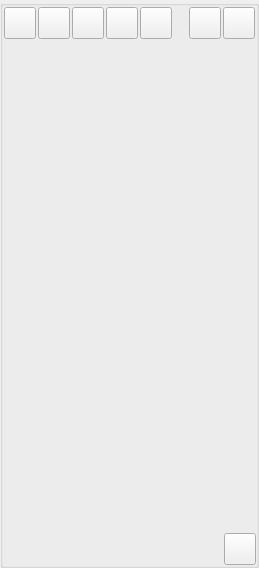
<?xml version="1.0" encoding="UTF-8"?>
<ui version="4.0">
 <class>GuiUserMultiListWidgetUi</class>
 <widget class="QWidget" name="GuiUserMultiListWidgetUi">
  <property name="geometry">
   <rect>
    <x>0</x>
    <y>0</y>
    <width>259</width>
    <height>568</height>
   </rect>
  </property>
  <property name="sizePolicy">
   <sizepolicy hsizetype="Expanding" vsizetype="Expanding">
    <horstretch>0</horstretch>
    <verstretch>0</verstretch>
   </sizepolicy>
  </property>
  <property name="minimumSize">
   <size>
    <width>0</width>
    <height>0</height>
   </size>
  </property>
  <property name="maximumSize">
   <size>
    <width>16777215</width>
    <height>16777215</height>
   </size>
  </property>
  <property name="windowTitle">
   <string>Dialog</string>
  </property>
  <layout class="QGridLayout" name="gridLayout_2">
   <property name="leftMargin">
    <number>0</number>
   </property>
   <property name="topMargin">
    <number>0</number>
   </property>
   <property name="rightMargin">
    <number>0</number>
   </property>
   <property name="bottomMargin">
    <number>0</number>
   </property>
   <property name="spacing">
    <number>0</number>
   </property>
   <item row="0" column="0">
    <widget class="QGroupBox" name="StyledDlgItemsBox">
     <property name="sizePolicy">
      <sizepolicy hsizetype="Expanding" vsizetype="Expanding">
       <horstretch>0</horstretch>
       <verstretch>0</verstretch>
      </sizepolicy>
     </property>
     <property name="minimumSize">
      <size>
       <width>0</width>
       <height>0</height>
      </size>
     </property>
     <property name="title">
      <string/>
     </property>
     <layout class="QVBoxLayout" name="verticalLayout">
      <property name="spacing">
       <number>2</number>
      </property>
      <property name="leftMargin">
       <number>0</number>
      </property>
      <property name="topMargin">
       <number>0</number>
      </property>
      <property name="rightMargin">
       <number>0</number>
      </property>
      <property name="bottomMargin">
       <number>0</number>
      </property>
      <item>
       <widget class="QFrame" name="m_HostViewFrame">
        <layout class="QHBoxLayout" name="horizontalLayout_3">
         <property name="spacing">
          <number>2</number>
         </property>
         <property name="leftMargin">
          <number>1</number>
         </property>
         <property name="topMargin">
          <number>1</number>
         </property>
         <property name="rightMargin">
          <number>1</number>
         </property>
         <property name="bottomMargin">
          <number>1</number>
         </property>
         <item>
          <widget class="VxPushButton" name="m_FriendsView">
           <property name="sizePolicy">
            <sizepolicy hsizetype="Fixed" vsizetype="Fixed">
             <horstretch>0</horstretch>
             <verstretch>0</verstretch>
            </sizepolicy>
           </property>
           <property name="minimumSize">
            <size>
             <width>32</width>
             <height>32</height>
            </size>
           </property>
           <property name="maximumSize">
            <size>
             <width>32</width>
             <height>32</height>
            </size>
           </property>
           <property name="text">
            <string notr="true"/>
           </property>
           <property name="iconSize">
            <size>
             <width>32</width>
             <height>32</height>
            </size>
           </property>
          </widget>
         </item>
         <item>
          <widget class="VxPushButton" name="m_GroupHosts">
           <property name="sizePolicy">
            <sizepolicy hsizetype="Fixed" vsizetype="Fixed">
             <horstretch>0</horstretch>
             <verstretch>0</verstretch>
            </sizepolicy>
           </property>
           <property name="minimumSize">
            <size>
             <width>32</width>
             <height>32</height>
            </size>
           </property>
           <property name="maximumSize">
            <size>
             <width>32</width>
             <height>32</height>
            </size>
           </property>
           <property name="text">
            <string notr="true"/>
           </property>
           <property name="iconSize">
            <size>
             <width>32</width>
             <height>32</height>
            </size>
           </property>
          </widget>
         </item>
         <item>
          <widget class="VxPushButton" name="m_ChatRoomHosts">
           <property name="sizePolicy">
            <sizepolicy hsizetype="Fixed" vsizetype="Fixed">
             <horstretch>0</horstretch>
             <verstretch>0</verstretch>
            </sizepolicy>
           </property>
           <property name="minimumSize">
            <size>
             <width>32</width>
             <height>32</height>
            </size>
           </property>
           <property name="maximumSize">
            <size>
             <width>32</width>
             <height>32</height>
            </size>
           </property>
           <property name="text">
            <string notr="true"/>
           </property>
           <property name="iconSize">
            <size>
             <width>32</width>
             <height>32</height>
            </size>
           </property>
          </widget>
         </item>
         <item>
          <widget class="VxPushButton" name="m_RandomConnectHosts">
           <property name="sizePolicy">
            <sizepolicy hsizetype="Fixed" vsizetype="Fixed">
             <horstretch>0</horstretch>
             <verstretch>0</verstretch>
            </sizepolicy>
           </property>
           <property name="minimumSize">
            <size>
             <width>32</width>
             <height>32</height>
            </size>
           </property>
           <property name="maximumSize">
            <size>
             <width>32</width>
             <height>32</height>
            </size>
           </property>
           <property name="text">
            <string notr="true"/>
           </property>
           <property name="iconSize">
            <size>
             <width>32</width>
             <height>32</height>
            </size>
           </property>
          </widget>
         </item>
         <item>
          <widget class="VxPushButton" name="m_EverybodyView">
           <property name="sizePolicy">
            <sizepolicy hsizetype="Fixed" vsizetype="Fixed">
             <horstretch>0</horstretch>
             <verstretch>0</verstretch>
            </sizepolicy>
           </property>
           <property name="minimumSize">
            <size>
             <width>32</width>
             <height>32</height>
            </size>
           </property>
           <property name="maximumSize">
            <size>
             <width>32</width>
             <height>32</height>
            </size>
           </property>
           <property name="text">
            <string notr="true"/>
           </property>
          </widget>
         </item>
         <item>
          <spacer name="horizontalSpacer">
           <property name="orientation">
            <enum>Qt::Horizontal</enum>
           </property>
           <property name="sizeHint" stdset="0">
            <size>
             <width>40</width>
             <height>20</height>
            </size>
           </property>
          </spacer>
         </item>
         <item>
          <widget class="VxPushButton" name="m_EyeSearch">
           <property name="minimumSize">
            <size>
             <width>32</width>
             <height>32</height>
            </size>
           </property>
           <property name="maximumSize">
            <size>
             <width>32</width>
             <height>32</height>
            </size>
           </property>
           <property name="text">
            <string notr="true"/>
           </property>
          </widget>
         </item>
         <item>
          <widget class="VxPushButton" name="m_EyeHosts">
           <property name="sizePolicy">
            <sizepolicy hsizetype="Fixed" vsizetype="Fixed">
             <horstretch>0</horstretch>
             <verstretch>0</verstretch>
            </sizepolicy>
           </property>
           <property name="minimumSize">
            <size>
             <width>32</width>
             <height>32</height>
            </size>
           </property>
           <property name="maximumSize">
            <size>
             <width>32</width>
             <height>32</height>
            </size>
           </property>
           <property name="text">
            <string notr="true"/>
           </property>
           <property name="iconSize">
            <size>
             <width>32</width>
             <height>32</height>
            </size>
           </property>
          </widget>
         </item>
        </layout>
       </widget>
      </item>
      <item>
       <widget class="SearchBarWidget" name="m_SearchBarWidget" native="true">
        <property name="sizePolicy">
         <sizepolicy hsizetype="Expanding" vsizetype="Minimum">
          <horstretch>0</horstretch>
          <verstretch>0</verstretch>
         </sizepolicy>
        </property>
       </widget>
      </item>
      <item>
       <widget class="GuiUserListWidget" name="m_UserListWidget" native="true">
        <property name="sizePolicy">
         <sizepolicy hsizetype="Expanding" vsizetype="Expanding">
          <horstretch>0</horstretch>
          <verstretch>0</verstretch>
         </sizepolicy>
        </property>
       </widget>
      </item>
      <item>
       <widget class="QFrame" name="m_OffersFrame">
        <property name="styleSheet">
         <string notr="true"/>
        </property>
        <property name="frameShape">
         <enum>QFrame::NoFrame</enum>
        </property>
        <property name="frameShadow">
         <enum>QFrame::Raised</enum>
        </property>
        <layout class="QHBoxLayout" name="horizontalLayout">
         <property name="spacing">
          <number>2</number>
         </property>
         <property name="leftMargin">
          <number>0</number>
         </property>
         <property name="topMargin">
          <number>0</number>
         </property>
         <property name="rightMargin">
          <number>0</number>
         </property>
         <property name="bottomMargin">
          <number>0</number>
         </property>
         <item>
          <widget class="IdentOfferWidget" name="m_IdentWidget" native="true">
           <property name="sizePolicy">
            <sizepolicy hsizetype="Expanding" vsizetype="Preferred">
             <horstretch>0</horstretch>
             <verstretch>0</verstretch>
            </sizepolicy>
           </property>
          </widget>
         </item>
         <item>
          <widget class="VxPushButton" name="m_EyeSession">
           <property name="sizePolicy">
            <sizepolicy hsizetype="Fixed" vsizetype="Fixed">
             <horstretch>0</horstretch>
             <verstretch>0</verstretch>
            </sizepolicy>
           </property>
           <property name="minimumSize">
            <size>
             <width>32</width>
             <height>32</height>
            </size>
           </property>
           <property name="maximumSize">
            <size>
             <width>32</width>
             <height>32</height>
            </size>
           </property>
           <property name="text">
            <string notr="true"/>
           </property>
           <property name="iconSize">
            <size>
             <width>32</width>
             <height>32</height>
            </size>
           </property>
          </widget>
         </item>
        </layout>
       </widget>
      </item>
     </layout>
    </widget>
   </item>
  </layout>
 </widget>
 <customwidgets>
  <customwidget>
   <class>VxPushButton</class>
   <extends>QPushButton</extends>
   <header location="global">VxPushButton.h</header>
  </customwidget>
  <customwidget>
   <class>GuiUserListWidget</class>
   <extends>QWidget</extends>
   <header>GuiUserListWidget.h</header>
   <container>1</container>
  </customwidget>
  <customwidget>
   <class>IdentOfferWidget</class>
   <extends>QWidget</extends>
   <header>IdentOfferWidget.h</header>
   <container>1</container>
  </customwidget>
  <customwidget>
   <class>SearchBarWidget</class>
   <extends>QWidget</extends>
   <header>SearchBarWidget.h</header>
   <container>1</container>
  </customwidget>
 </customwidgets>
 <resources/>
 <connections/>
</ui>
